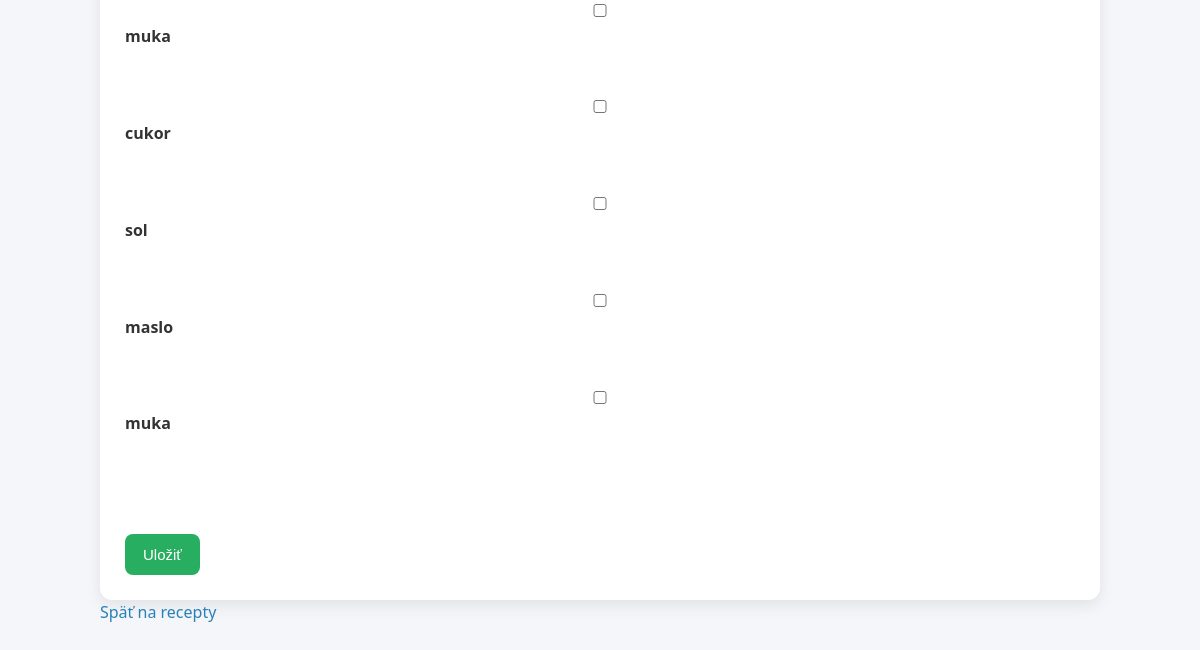
The page /add/ (signed in, lower part) on the database as committed earlier.
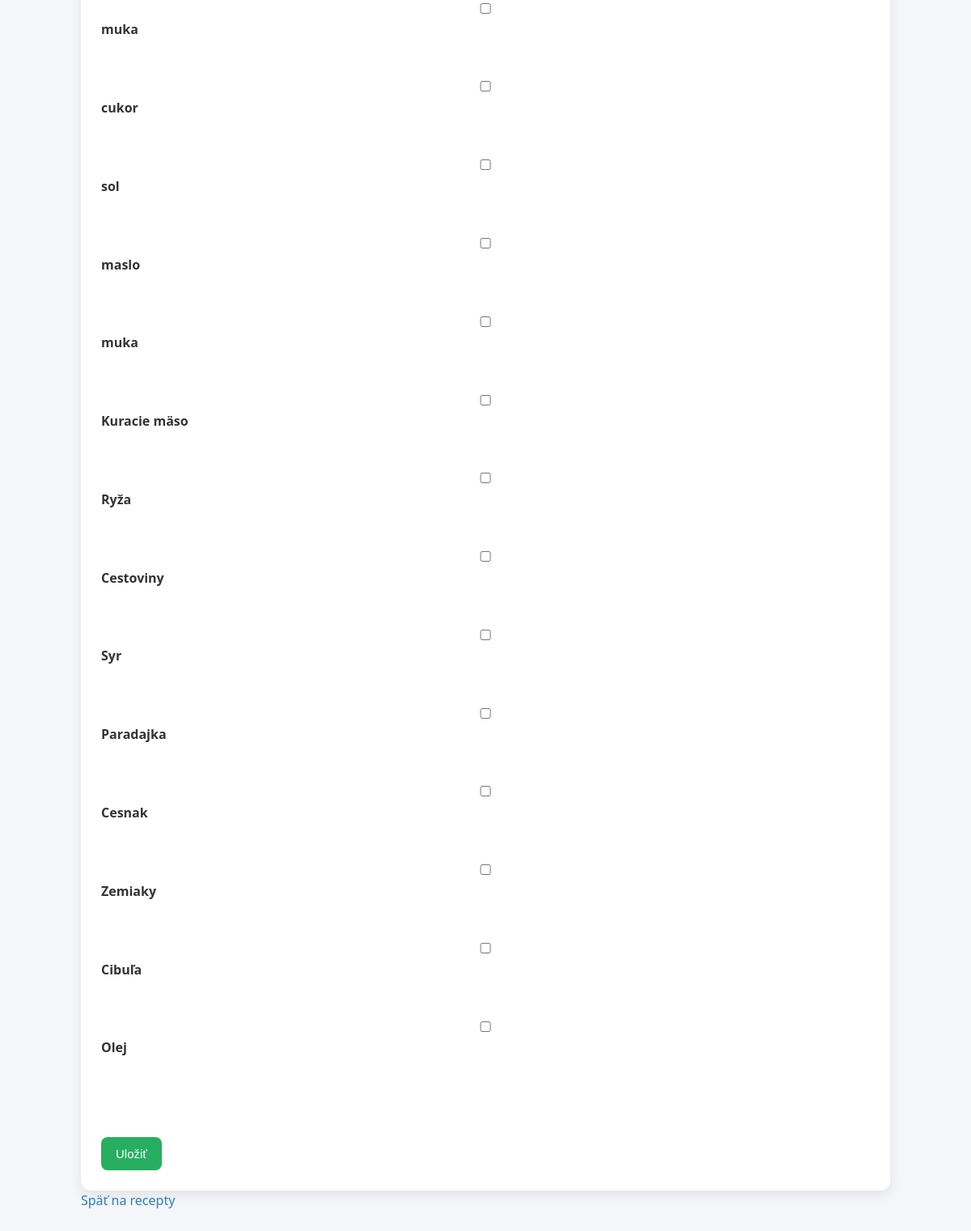
The same page on the database as committed later.
### recipes/models.py (models this page shows, shortened)
class Ingredient(models.Model):
    name = models.CharField(max_length=100)
    description = models.TextField(blank=True)
    allergen_type = models.CharField(max_length=100, blank=True)

### recipes/views.py (the view)
# urls.py: path('add/', views.add_recipe, name='add_recipe'),
@login_required
def add_recipe(request):
    ingredients = Ingredient.objects.all()
    if request.method == 'POST':
        form = RecipeForm(request.POST)
        if form.is_valid():
            recipe = form.save()
            selected_ingredients = request.POST.getlist('ingredients')
            for ingredient_id in selected_ingredients:
                RecipeIngredient.objects.create(
                    recipe=recipe,
                    ingredient_id=ingredient_id,
                    quantity=0,
                    unit=''
                )
            return redirect('detail', id=recipe.id)
    else:
        form = RecipeForm()
    return render(request, 'recipes/form.html', {
        'form': form,
        'ingredients': ingredients
    })

### recipes/forms.py
class RecipeForm(forms.ModelForm):
    class Meta:
        model = Recipe
        fields = ['name', 'description', 'procedure', 'prep_time', 'difficulty', 'category']

### recipes/models.py (called while the page is built)
    def __str__(self):
        return self.name

### recipes/templates/recipes/form.html (shortened to what this page needs)
{% extends 'recipes/base.html' %}
{% block content %}
<form method="post">
{% for ingredient in ingredients %}
    <label>
        <input type="checkbox" name="ingredients" value="{{ ingredient.id }}">
        {{ ingredient.name }}
    </label>
    <br>
{% endfor %}
    <br><br>
    <button type="submit">Uložiť</button>
</form>
<p>
    <a href="{% url 'recipes' %}">Späť na recepty</a>
</p>
{% endblock %}

Rows that differ between the two databases and show on the page:
added Ingredient: name "Kuracie mäso"
added Ingredient: name "Ryža"
added Ingredient: name "Cestoviny"
added Ingredient: name "Syr"
added Ingredient: name "Paradajka"
added Ingredient: name "Cesnak"
added Ingredient: name "Zemiaky"
added Ingredient: name "Cibuľa"
added Ingredient: name "Olej"
